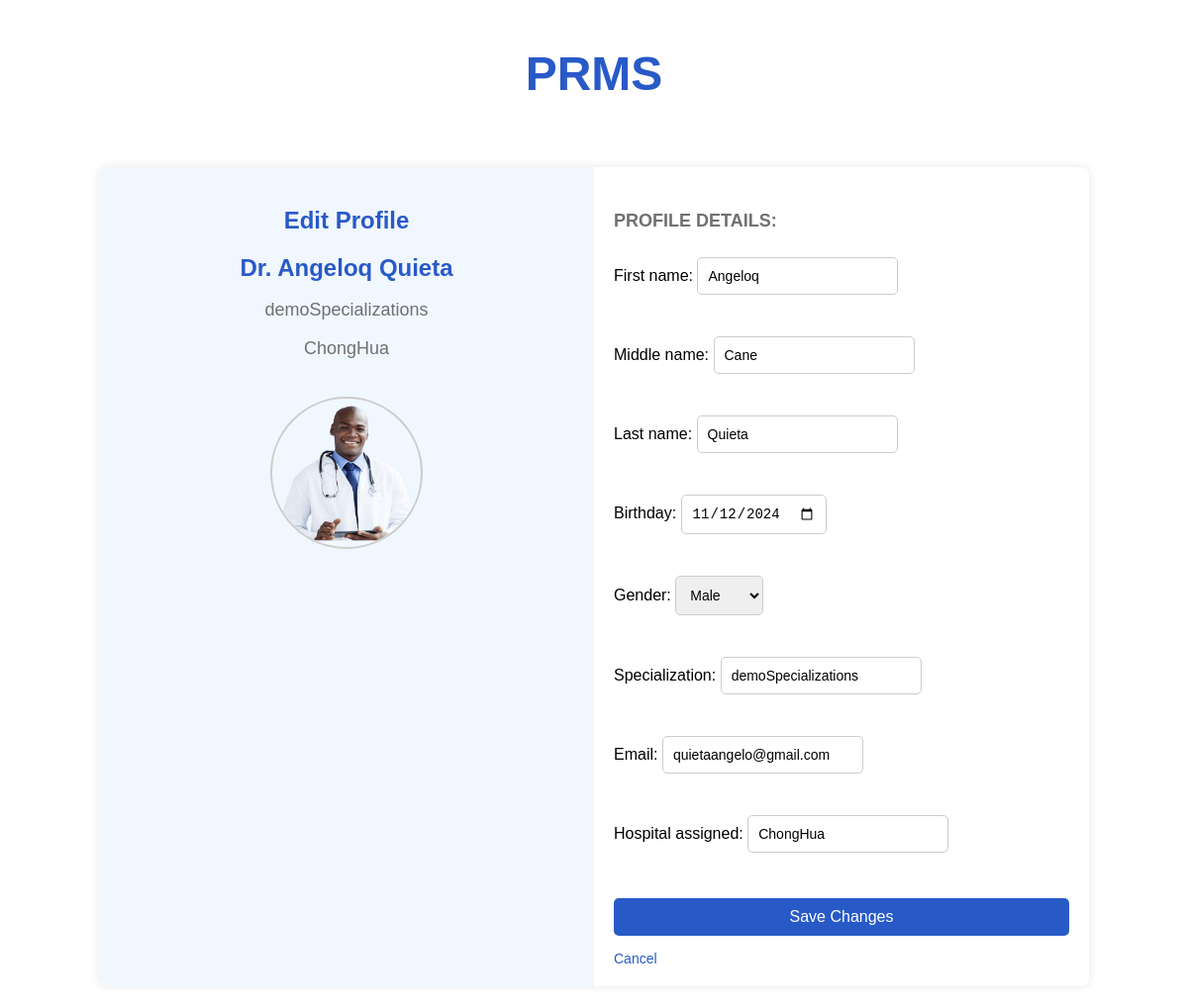
Page /edit-profile/ (signed in) on the committed database.
### doctor/models.py (models this page shows, shortened)
class Doctor(models.Model):
    username = models.CharField(max_length=100, unique=True)
    password = models.CharField(max_length=100)
    email = models.EmailField(unique=True)
    first_name = models.CharField(max_length=50)
    middle_name = models.CharField(max_length=50, blank=True, null=True)
    last_name = models.CharField(max_length=50)
    birthday = models.DateField(null=True, blank=True)
    gender = models.CharField(max_length=10, null=True, blank=True)
    specialization = models.CharField(max_length=100)
    hospital_assigned = models.CharField(max_length=255, blank=True, default="")

### doctor/views.py (the view)
# urls.py: path('edit-profile/', views.edit_doctor_profile_view, name='edit_doctor_profile'),
def edit_doctor_profile_view(request):
    doctor_id = doctor_logged_in(request)
    doctor = get_object_or_404(Doctor, id=doctor_id)
    if request.method == 'POST':
        form = DoctorProfileEditForm(request.POST, instance=doctor)
        if form.is_valid():
            form.save()
            Activity.objects.create(
                doctor=doctor,
                description="Updated profile information."
            )
            return redirect('doctor_profile')
    else:
        form = DoctorProfileEditForm(instance=doctor)
    return render(request, 'edit_doctor_profile.html', {'form': form, 'doctor': doctor})

### doctor/forms.py
class DoctorProfileEditForm(forms.ModelForm):
    class Meta:
        model = Doctor
        fields = [
            'first_name', 'middle_name', 'last_name', 'birthday',
            'gender', 'specialization', 'email', 'hospital_assigned'
        ]
        widgets = {
            'birthday': forms.DateInput(attrs={'type': 'date'}),
            'gender': forms.Select(choices=[('Male', 'Male'), ('Female', 'Female')]),
        }

### doctor/views.py (called while the page is built)
def doctor_logged_in(request):
    doctor_id = request.session.get('doctor_id')
    if not doctor_id:
        return redirect('login')
    return doctor_id

### doctor/templates/edit_doctor_profile.html (shortened to what this page needs)
{% load static %}
<!DOCTYPE html>
<html lang="en">
<head>
    <link rel="stylesheet" href="{% static 'edit_doctor_profile.css' %}">
</head>
<body>
<div class="profile-header">
    <h1>PRMS</h1>
</div>
<div class="profile-container">
    <div class="left-section">
        <h2>Edit Profile</h2>
        <div class="profile-info">
            <h3>Dr. {{ doctor.first_name }} {{ doctor.last_name }}</h3>
            <p class="role">{{ doctor.specialization }}</p>
            <p class="hospital">{{ doctor.hospital_assigned }}</p>
            <div class="profile-picture">
                {% if doctor.profile_picture %}
                    <img src="{{ doctor.profile_picture.url }}" alt="Profile Picture">
                {% else %}
                    <img src="{% static 'images/profile-placeholder.png' %}" alt="Profile Picture">
                {% endif %}
            </div>
        </div>
    </div>
    <div class="right-section">
        <h4>PROFILE DETAILS:</h4>
        <form method="POST" enctype="multipart/form-data">
            {{ form.as_p }}
            <button type="submit" class="save-btn">Save Changes</button>
            <a href="{% url 'doctor_profile' %}" class="cancel-btn">Cancel</a>
        </form>
    </div>
</div>
</body>
</html>

### doctor/static/edit_doctor_profile.css (style rules this page uses)
body { font-family: Arial, sans-serif; background-color: #e6f2ff; margin: 0; padding: 0; }
.profile-header { background-color: #fff; padding: 15px; text-align: center; font-size: 24px; color: #285ac7; font-weight: bold; }
.profile-container { display: flex; max-width: 1000px; margin: 20px auto; background-color: #fff; border-radius: 8px; box-shadow: 0px 0px 10px rgba(0, 0, 0, 0.1); overflow: hidden; }
.left-section { width: 50%; padding: 20px; background-color: #f1f7ff; text-align: center; }
.left-section h2 { color: #285ac7; font-size: 24px; font-weight: bold; }
.profile-info h3 { color: #285ac7; font-size: 24px; margin: 10px 0; }
.profile-info .role, .profile-info .hospital { color: #707070; font-size: 18px; }
.profile-picture img { width: 150px; height: 150px; border-radius: 50%; border: 2px solid #ccc; margin-top: 20px; }
.right-section { width: 50%; padding: 20px; }
.right-section h4 { color: #707070; font-size: 18px; font-weight: bold; margin-bottom: 10px; }
.right-section form { display: flex; flex-direction: column; }
.right-section form input[type="text"], .right-section form input[type="email"], .right-section form input[type="password"], .right-section form input[type="date"], .right-section form select { padding: 10px; margin-bottom: 10px; border: 1px solid #ccc; border-radius: 5px; font-size: 14px; }
.right-section .save-btn { padding: 10px; background-color: #285ac7; color: #fff; border: none; border-radius: 5px; cursor: pointer; font-size: 16px; margin-top: 20px; }
.right-section .cancel-btn { display: inline-block; margin-top: 15px; color: #285ac7; text-decoration: none; font-size: 14px; }

### rows in the picture
Doctor: first_name "Angeloq", last_name "Quieta", specialization "demoSpecializations", hospital_assigned "ChongHua", middle_name "Cane", birthday "11/12/2024", gender "Male", email "quietaangelo@gmail.com"
